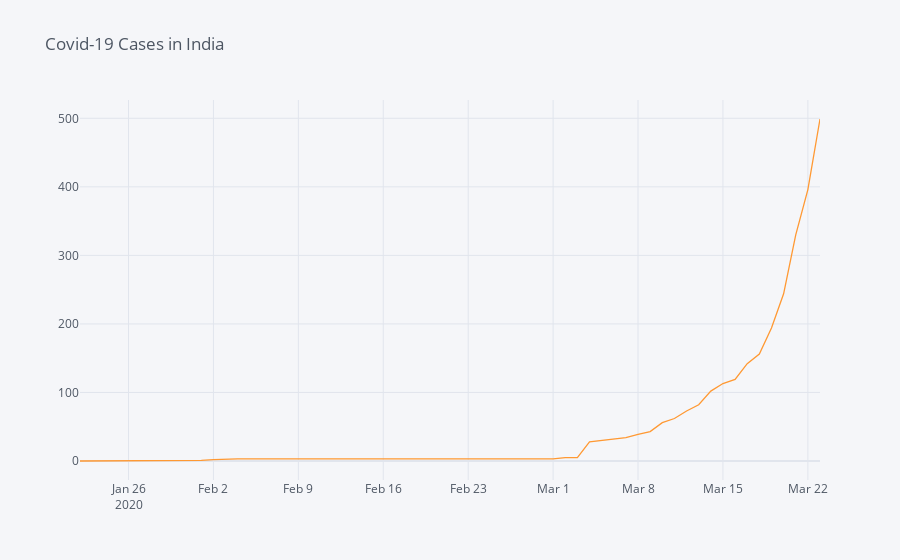
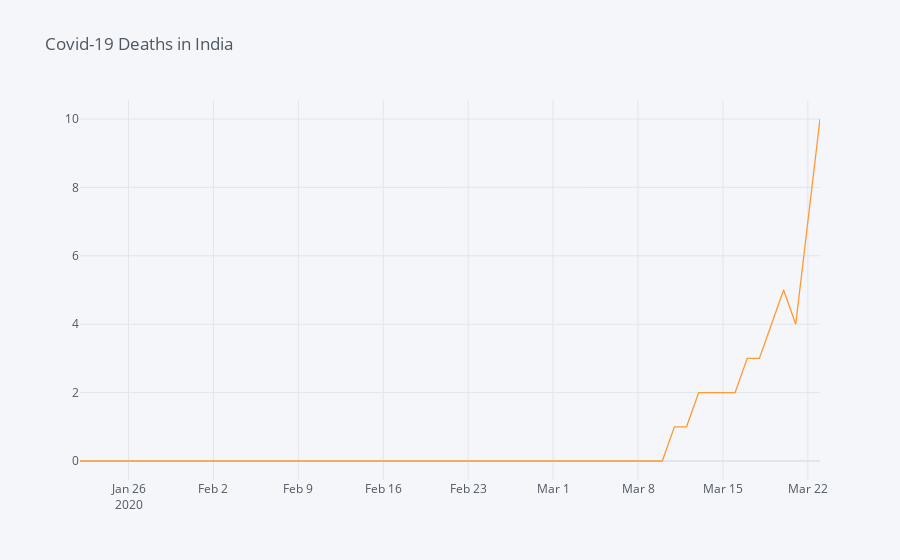

The notebook cell saved with these charts, in order:
### Code cell
india = df.loc[df['Country/Region'] == 'India']
india_covid=india[["Date","ConfirmedCases","Fatalities"]]
india_covid.iplot(kind='line',x="Date",y="ConfirmedCases",title="Covid-19 Cases in India")
india_covid.iplot(kind='line',x="Date",y="Fatalities",title="Covid-19 Deaths in India")

### Figure 1 — Plotly figure (JSON) as saved in the notebook; plotly's stock layout.template omitted (floating-point values rounded to 4 significant figures)
{"data": [{"line": {"color": "rgba(255, 153, 51, 1.0)", "dash": "solid", "shape": "linear", "width": 1.3}, "mode": "lines", "name": "ConfirmedCases", "text": "", "type": "scatter", "x": ["2020-01-22", "2020-01-23", "2020-01-24", "2020-01-25", "2020-01-26", "2020-01-27", "2020-01-28", "2020-01-29", "2020-01-30", "2020-01-31", "2020-02-01", "2020-02-02", "2020-02-03", "2020-02-04", "2020-02-05", "2020-02-06", "2020-02-07", "2020-02-08", "2020-02-09", "2020-02-10", "2020-02-11", "2020-02-12", "2020-02-13", "2020-02-14", "2020-02-15", "2020-02-16", "2020-02-17", "2020-02-18", "2020-02-19", "2020-02-20", "2020-02-21", "2020-02-22", "2020-02-23", "2020-02-24", "2020-02-25", "2020-02-26", "2020-02-27", "2020-02-28", "2020-02-29", "2020-03-01", "2020-03-02", "2020-03-03", "2020-03-04", "2020-03-05", "2020-03-06", "2020-03-07", "2020-03-08", "2020-03-09", "2020-03-10", "2020-03-11", "2020-03-12", "2020-03-13", "2020-03-14", "2020-03-15", "2020-03-16", "2020-03-17", "2020-03-18", "2020-03-19", "2020-03-20", "2020-03-21", "2020-03-22", "2020-03-23"], "y": [0, 0, 0, 0, 0, 0, 0, 0, 1, 1, 1, 2, 3, 3, 3, 3, 3, 3, 3, 3, 3, 3, 3, 3, 3, 3, 3, 3, 3, 3, 3, 3, 3, 3, 3, 3, 3, 3, 3, 3, 5, 5, 28, 30, 31, 34, 39, 43, 56, 62, 73, 82, 102, 113, 119, 142, 156, 194, 244, 330, 396, 499]}], "layout": {"legend": {"bgcolor": "#F5F6F9", "font": {"color": "#4D5663"}}, "paper_bgcolor": "#F5F6F9", "plot_bgcolor": "#F5F6F9", "title": {"font": {"color": "#4D5663"}, "text": "Covid-19 Cases in India"}, "xaxis": {"gridcolor": "#E1E5ED", "showgrid": true, "tickfont": {"color": "#4D5663"}, "title": {"font": {"color": "#4D5663"}, "text": ""}, "zerolinecolor": "#E1E5ED"}, "yaxis": {"gridcolor": "#E1E5ED", "showgrid": true, "tickfont": {"color": "#4D5663"}, "title": {"font": {"color": "#4D5663"}, "text": ""}, "zerolinecolor": "#E1E5ED"}}}

### Figure 2 — Plotly figure (JSON) as saved in the notebook; plotly's stock layout.template omitted (floating-point values rounded to 4 significant figures)
{"data": [{"line": {"color": "rgba(255, 153, 51, 1.0)", "dash": "solid", "shape": "linear", "width": 1.3}, "mode": "lines", "name": "Fatalities", "text": "", "type": "scatter", "x": ["2020-01-22", "2020-01-23", "2020-01-24", "2020-01-25", "2020-01-26", "2020-01-27", "2020-01-28", "2020-01-29", "2020-01-30", "2020-01-31", "2020-02-01", "2020-02-02", "2020-02-03", "2020-02-04", "2020-02-05", "2020-02-06", "2020-02-07", "2020-02-08", "2020-02-09", "2020-02-10", "2020-02-11", "2020-02-12", "2020-02-13", "2020-02-14", "2020-02-15", "2020-02-16", "2020-02-17", "2020-02-18", "2020-02-19", "2020-02-20", "2020-02-21", "2020-02-22", "2020-02-23", "2020-02-24", "2020-02-25", "2020-02-26", "2020-02-27", "2020-02-28", "2020-02-29", "2020-03-01", "2020-03-02", "2020-03-03", "2020-03-04", "2020-03-05", "2020-03-06", "2020-03-07", "2020-03-08", "2020-03-09", "2020-03-10", "2020-03-11", "2020-03-12", "2020-03-13", "2020-03-14", "2020-03-15", "2020-03-16", "2020-03-17", "2020-03-18", "2020-03-19", "2020-03-20", "2020-03-21", "2020-03-22", "2020-03-23"], "y": [0, 0, 0, 0, 0, 0, 0, 0, 0, 0, 0, 0, 0, 0, 0, 0, 0, 0, 0, 0, 0, 0, 0, 0, 0, 0, 0, 0, 0, 0, 0, 0, 0, 0, 0, 0, 0, 0, 0, 0, 0, 0, 0, 0, 0, 0, 0, 0, 0, 1, 1, 2, 2, 2, 2, 3, 3, 4, 5, 4, 7, 10]}], "layout": {"legend": {"bgcolor": "#F5F6F9", "font": {"color": "#4D5663"}}, "paper_bgcolor": "#F5F6F9", "plot_bgcolor": "#F5F6F9", "title": {"font": {"color": "#4D5663"}, "text": "Covid-19 Deaths in India"}, "xaxis": {"gridcolor": "#E1E5ED", "showgrid": true, "tickfont": {"color": "#4D5663"}, "title": {"font": {"color": "#4D5663"}, "text": ""}, "zerolinecolor": "#E1E5ED"}, "yaxis": {"gridcolor": "#E1E5ED", "showgrid": true, "tickfont": {"color": "#4D5663"}, "title": {"font": {"color": "#4D5663"}, "text": ""}, "zerolinecolor": "#E1E5ED"}}}
